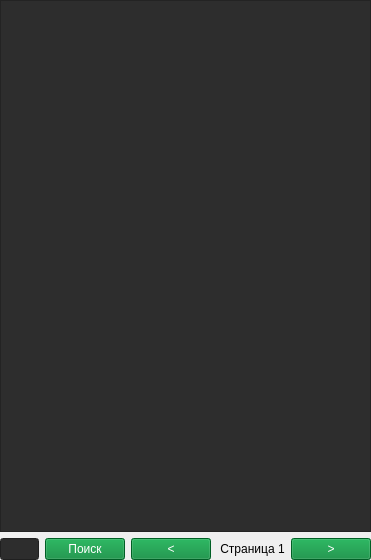
<?xml version="1.0" encoding="UTF-8"?>
<ui version="4.0">
 <class>Form</class>
 <widget class="QWidget" name="Form">
  <property name="geometry">
   <rect>
    <x>0</x>
    <y>0</y>
    <width>371</width>
    <height>560</height>
   </rect>
  </property>
  <property name="windowTitle">
   <string>Form</string>
  </property>
  <layout class="QVBoxLayout" name="verticalLayout">
   <property name="leftMargin">
    <number>0</number>
   </property>
   <property name="topMargin">
    <number>0</number>
   </property>
   <property name="rightMargin">
    <number>0</number>
   </property>
   <property name="bottomMargin">
    <number>0</number>
   </property>
   <item>
    <widget class="QListWidget" name="list_manga">
     <property name="palette">
      <palette>
       <active>
        <colorrole role="WindowText">
         <brush brushstyle="SolidPattern">
          <color alpha="255">
           <red>255</red>
           <green>255</green>
           <blue>255</blue>
          </color>
         </brush>
        </colorrole>
        <colorrole role="Button">
         <brush brushstyle="SolidPattern">
          <color alpha="255">
           <red>45</red>
           <green>45</green>
           <blue>45</blue>
          </color>
         </brush>
        </colorrole>
        <colorrole role="Light">
         <brush brushstyle="SolidPattern">
          <color alpha="255">
           <red>45</red>
           <green>45</green>
           <blue>45</blue>
          </color>
         </brush>
        </colorrole>
        <colorrole role="Midlight">
         <brush brushstyle="SolidPattern">
          <color alpha="255">
           <red>45</red>
           <green>45</green>
           <blue>45</blue>
          </color>
         </brush>
        </colorrole>
        <colorrole role="Dark">
         <brush brushstyle="SolidPattern">
          <color alpha="255">
           <red>45</red>
           <green>45</green>
           <blue>45</blue>
          </color>
         </brush>
        </colorrole>
        <colorrole role="Mid">
         <brush brushstyle="SolidPattern">
          <color alpha="255">
           <red>45</red>
           <green>45</green>
           <blue>45</blue>
          </color>
         </brush>
        </colorrole>
        <colorrole role="Text">
         <brush brushstyle="SolidPattern">
          <color alpha="255">
           <red>255</red>
           <green>255</green>
           <blue>255</blue>
          </color>
         </brush>
        </colorrole>
        <colorrole role="ButtonText">
         <brush brushstyle="SolidPattern">
          <color alpha="255">
           <red>255</red>
           <green>255</green>
           <blue>255</blue>
          </color>
         </brush>
        </colorrole>
        <colorrole role="Base">
         <brush brushstyle="SolidPattern">
          <color alpha="255">
           <red>45</red>
           <green>45</green>
           <blue>45</blue>
          </color>
         </brush>
        </colorrole>
        <colorrole role="Window">
         <brush brushstyle="SolidPattern">
          <color alpha="255">
           <red>45</red>
           <green>45</green>
           <blue>45</blue>
          </color>
         </brush>
        </colorrole>
        <colorrole role="Shadow">
         <brush brushstyle="SolidPattern">
          <color alpha="255">
           <red>45</red>
           <green>45</green>
           <blue>45</blue>
          </color>
         </brush>
        </colorrole>
        <colorrole role="Highlight">
         <brush brushstyle="SolidPattern">
          <color alpha="255">
           <red>0</red>
           <green>133</green>
           <blue>62</blue>
          </color>
         </brush>
        </colorrole>
        <colorrole role="AlternateBase">
         <brush brushstyle="SolidPattern">
          <color alpha="255">
           <red>45</red>
           <green>45</green>
           <blue>45</blue>
          </color>
         </brush>
        </colorrole>
        <colorrole role="ToolTipBase">
         <brush brushstyle="SolidPattern">
          <color alpha="255">
           <red>45</red>
           <green>45</green>
           <blue>45</blue>
          </color>
         </brush>
        </colorrole>
        <colorrole role="ToolTipText">
         <brush brushstyle="SolidPattern">
          <color alpha="255">
           <red>236</red>
           <green>240</green>
           <blue>241</blue>
          </color>
         </brush>
        </colorrole>
        <colorrole role="PlaceholderText">
         <brush brushstyle="SolidPattern">
          <color alpha="255">
           <red>255</red>
           <green>255</green>
           <blue>255</blue>
          </color>
         </brush>
        </colorrole>
       </active>
       <inactive>
        <colorrole role="WindowText">
         <brush brushstyle="SolidPattern">
          <color alpha="255">
           <red>255</red>
           <green>255</green>
           <blue>255</blue>
          </color>
         </brush>
        </colorrole>
        <colorrole role="Button">
         <brush brushstyle="SolidPattern">
          <color alpha="255">
           <red>45</red>
           <green>45</green>
           <blue>45</blue>
          </color>
         </brush>
        </colorrole>
        <colorrole role="Light">
         <brush brushstyle="SolidPattern">
          <color alpha="255">
           <red>45</red>
           <green>45</green>
           <blue>45</blue>
          </color>
         </brush>
        </colorrole>
        <colorrole role="Midlight">
         <brush brushstyle="SolidPattern">
          <color alpha="255">
           <red>45</red>
           <green>45</green>
           <blue>45</blue>
          </color>
         </brush>
        </colorrole>
        <colorrole role="Dark">
         <brush brushstyle="SolidPattern">
          <color alpha="255">
           <red>45</red>
           <green>45</green>
           <blue>45</blue>
          </color>
         </brush>
        </colorrole>
        <colorrole role="Mid">
         <brush brushstyle="SolidPattern">
          <color alpha="255">
           <red>45</red>
           <green>45</green>
           <blue>45</blue>
          </color>
         </brush>
        </colorrole>
        <colorrole role="Text">
         <brush brushstyle="SolidPattern">
          <color alpha="255">
           <red>255</red>
           <green>255</green>
           <blue>255</blue>
          </color>
         </brush>
        </colorrole>
        <colorrole role="ButtonText">
         <brush brushstyle="SolidPattern">
          <color alpha="255">
           <red>255</red>
           <green>255</green>
           <blue>255</blue>
          </color>
         </brush>
        </colorrole>
        <colorrole role="Base">
         <brush brushstyle="SolidPattern">
          <color alpha="255">
           <red>45</red>
           <green>45</green>
           <blue>45</blue>
          </color>
         </brush>
        </colorrole>
        <colorrole role="Window">
         <brush brushstyle="SolidPattern">
          <color alpha="255">
           <red>45</red>
           <green>45</green>
           <blue>45</blue>
          </color>
         </brush>
        </colorrole>
        <colorrole role="Shadow">
         <brush brushstyle="SolidPattern">
          <color alpha="255">
           <red>45</red>
           <green>45</green>
           <blue>45</blue>
          </color>
         </brush>
        </colorrole>
        <colorrole role="Highlight">
         <brush brushstyle="SolidPattern">
          <color alpha="255">
           <red>0</red>
           <green>133</green>
           <blue>62</blue>
          </color>
         </brush>
        </colorrole>
        <colorrole role="AlternateBase">
         <brush brushstyle="SolidPattern">
          <color alpha="255">
           <red>45</red>
           <green>45</green>
           <blue>45</blue>
          </color>
         </brush>
        </colorrole>
        <colorrole role="ToolTipBase">
         <brush brushstyle="SolidPattern">
          <color alpha="255">
           <red>45</red>
           <green>45</green>
           <blue>45</blue>
          </color>
         </brush>
        </colorrole>
        <colorrole role="ToolTipText">
         <brush brushstyle="SolidPattern">
          <color alpha="255">
           <red>236</red>
           <green>240</green>
           <blue>241</blue>
          </color>
         </brush>
        </colorrole>
        <colorrole role="PlaceholderText">
         <brush brushstyle="SolidPattern">
          <color alpha="255">
           <red>255</red>
           <green>255</green>
           <blue>255</blue>
          </color>
         </brush>
        </colorrole>
       </inactive>
       <disabled>
        <colorrole role="WindowText">
         <brush brushstyle="SolidPattern">
          <color alpha="255">
           <red>255</red>
           <green>255</green>
           <blue>255</blue>
          </color>
         </brush>
        </colorrole>
        <colorrole role="Button">
         <brush brushstyle="SolidPattern">
          <color alpha="255">
           <red>45</red>
           <green>45</green>
           <blue>45</blue>
          </color>
         </brush>
        </colorrole>
        <colorrole role="Light">
         <brush brushstyle="SolidPattern">
          <color alpha="255">
           <red>45</red>
           <green>45</green>
           <blue>45</blue>
          </color>
         </brush>
        </colorrole>
        <colorrole role="Midlight">
         <brush brushstyle="SolidPattern">
          <color alpha="255">
           <red>45</red>
           <green>45</green>
           <blue>45</blue>
          </color>
         </brush>
        </colorrole>
        <colorrole role="Dark">
         <brush brushstyle="SolidPattern">
          <color alpha="255">
           <red>45</red>
           <green>45</green>
           <blue>45</blue>
          </color>
         </brush>
        </colorrole>
        <colorrole role="Mid">
         <brush brushstyle="SolidPattern">
          <color alpha="255">
           <red>45</red>
           <green>45</green>
           <blue>45</blue>
          </color>
         </brush>
        </colorrole>
        <colorrole role="Text">
         <brush brushstyle="SolidPattern">
          <color alpha="255">
           <red>255</red>
           <green>255</green>
           <blue>255</blue>
          </color>
         </brush>
        </colorrole>
        <colorrole role="ButtonText">
         <brush brushstyle="SolidPattern">
          <color alpha="255">
           <red>255</red>
           <green>255</green>
           <blue>255</blue>
          </color>
         </brush>
        </colorrole>
        <colorrole role="Base">
         <brush brushstyle="SolidPattern">
          <color alpha="255">
           <red>45</red>
           <green>45</green>
           <blue>45</blue>
          </color>
         </brush>
        </colorrole>
        <colorrole role="Window">
         <brush brushstyle="SolidPattern">
          <color alpha="255">
           <red>45</red>
           <green>45</green>
           <blue>45</blue>
          </color>
         </brush>
        </colorrole>
        <colorrole role="Shadow">
         <brush brushstyle="SolidPattern">
          <color alpha="255">
           <red>45</red>
           <green>45</green>
           <blue>45</blue>
          </color>
         </brush>
        </colorrole>
        <colorrole role="Highlight">
         <brush brushstyle="SolidPattern">
          <color alpha="255">
           <red>0</red>
           <green>120</green>
           <blue>215</blue>
          </color>
         </brush>
        </colorrole>
        <colorrole role="AlternateBase">
         <brush brushstyle="SolidPattern">
          <color alpha="255">
           <red>45</red>
           <green>45</green>
           <blue>45</blue>
          </color>
         </brush>
        </colorrole>
        <colorrole role="ToolTipBase">
         <brush brushstyle="SolidPattern">
          <color alpha="255">
           <red>45</red>
           <green>45</green>
           <blue>45</blue>
          </color>
         </brush>
        </colorrole>
        <colorrole role="ToolTipText">
         <brush brushstyle="SolidPattern">
          <color alpha="255">
           <red>236</red>
           <green>240</green>
           <blue>241</blue>
          </color>
         </brush>
        </colorrole>
        <colorrole role="PlaceholderText">
         <brush brushstyle="SolidPattern">
          <color alpha="255">
           <red>255</red>
           <green>255</green>
           <blue>255</blue>
          </color>
         </brush>
        </colorrole>
       </disabled>
      </palette>
     </property>
     <property name="autoFillBackground">
      <bool>false</bool>
     </property>
    </widget>
   </item>
   <item>
    <layout class="QHBoxLayout" name="horizontalLayout_2">
     <item>
      <widget class="QLineEdit" name="line_search">
       <property name="styleSheet">
        <string notr="true">background-color: rgb(45, 45, 45);
color: rgb(255, 255, 255);</string>
       </property>
      </widget>
     </item>
     <item>
      <widget class="QPushButton" name="btn_search">
       <property name="styleSheet">
        <string notr="true">background-color: rgb(0, 133, 52);
color: rgb(255, 255, 255);</string>
       </property>
       <property name="text">
        <string>Поиск</string>
       </property>
      </widget>
     </item>
     <item>
      <widget class="QPushButton" name="prev_page">
       <property name="styleSheet">
        <string notr="true">background-color: rgb(0, 133, 52);
color: rgb(255, 255, 255);</string>
       </property>
       <property name="text">
        <string>&lt;</string>
       </property>
      </widget>
     </item>
     <item>
      <widget class="QLabel" name="label_page">
       <property name="text">
        <string> Страница 1</string>
       </property>
      </widget>
     </item>
     <item>
      <widget class="QPushButton" name="next_page">
       <property name="styleSheet">
        <string notr="true">background-color: rgb(0, 133, 52);
color: rgb(255, 255, 255);</string>
       </property>
       <property name="text">
        <string>&gt;</string>
       </property>
      </widget>
     </item>
    </layout>
   </item>
  </layout>
 </widget>
 <resources/>
 <connections/>
</ui>
